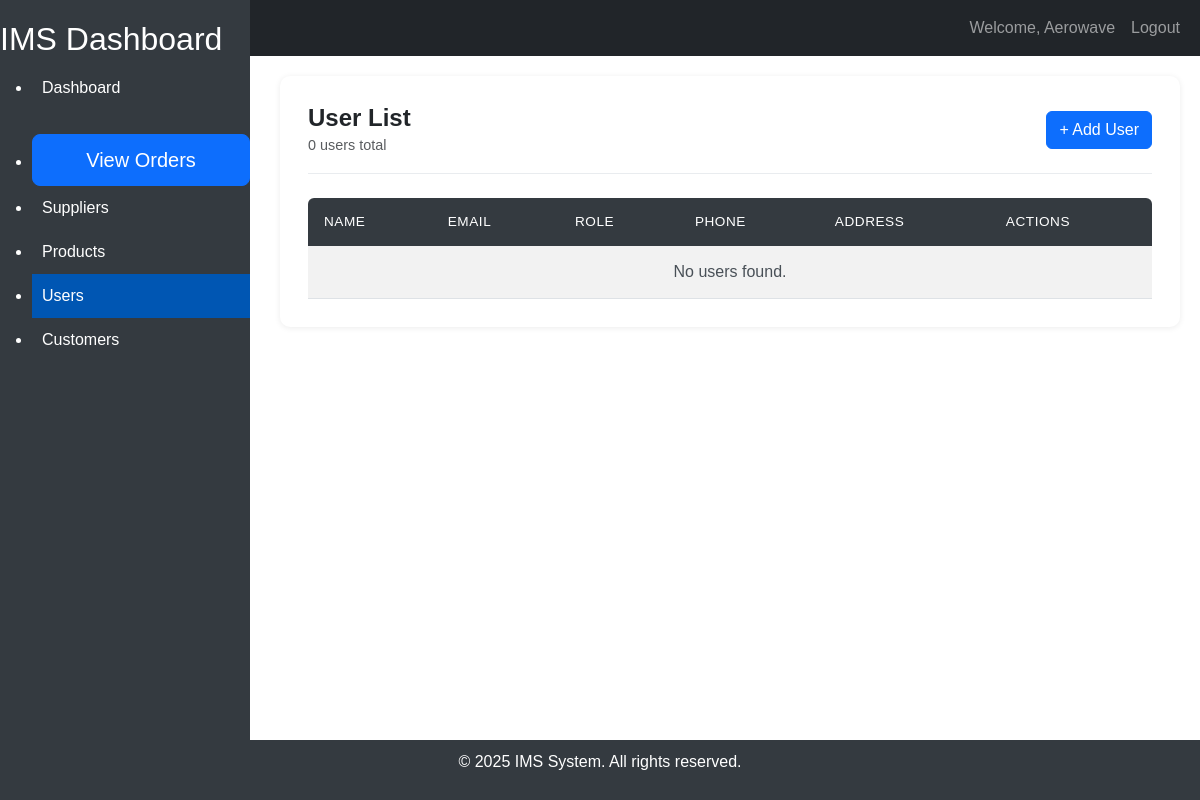
The page /user/users/ (signed in) on the database as committed earlier.
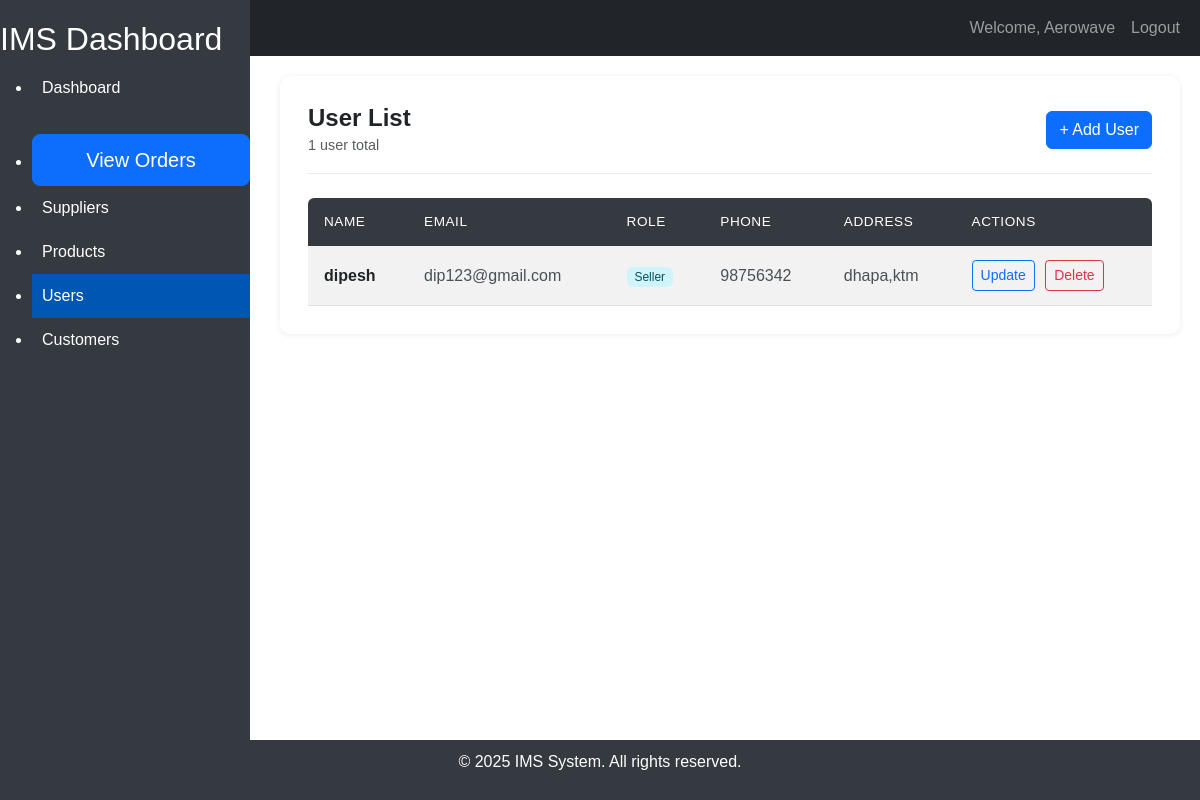
The same page on the database as committed later.
### user/models.py (models this page shows, shortened)
class User(models.Model):
    id = models.AutoField(primary_key=True)
    name = models.CharField(max_length=100)
    email = models.EmailField(unique=True)
    phone = models.CharField(max_length=15, blank=True, null=True)
    password = models.CharField(max_length=100)
    created_at = models.DateTimeField(auto_now_add=True)
    updated_at = models.DateTimeField(auto_now=True)
    address = models.TextField(blank=True, null=True)
    role = models.ForeignKey(
        Role,
        on_delete=models.SET_NULL,
        null=True,
        blank=True,
        default=None,
    )
    class Meta:
        db_table = 'Users'
        verbose_name = 'User'
        verbose_name_plural = 'Users'

class Role(models.Model):
    name = models.CharField(max_length=50, unique=True)
    class Meta:
        db_table = 'roles'
        verbose_name = 'role'
        verbose_name_plural = 'roles'
    def __str__(self):
        return self.name

### user/views.py (the view)
# urls.py: path('users/', UserListView.as_view(), name='user_list'),
class UserListView(SessionLoginRequiredMixin, ListView):
    model = User
    template_name = 'user_list.html'
    context_object_name = 'users'

### home/mixins.py (called while the page is built)
    def dispatch(self, request, *args, **kwargs):
        if not request.session.get("user_id"):
            return redirect_to_login(request.get_full_path(), "login")
        return super().dispatch(request, *args, **kwargs)

### user/template/user_list.html (shortened to what this page needs)
{% extends "home/base.html" %}
{% block content %}
    <div class="user-list-card">
        <div class="user-list-header">
            <div>
                <h2>User List</h2>
                <span class="text-muted">{{ users|length }} user{{ users|length|pluralize }} total</span>
            </div>
            <a href="{% url 'user_create' %}" class="btn btn-primary">+ Add User</a>
        </div>
        <div class="table-responsive">
            <table class="table table-striped table-hover align-middle user-table">
                <thead>
                    <tr>
                        <th>Name</th>
                        <th>Email</th>
                        <th>Role</th>
                        <th>Phone</th>
                        <th>Address</th>
                        <th>Actions</th>
                    </tr>
                </thead>
                <tbody>
                    {% for user in users %}
                    <tr>
                        <td class="user-name">{{ user.name }}</td>
                        <td>{{ user.email }}</td>
                        <td><span class="badge bg-info-subtle text-info-emphasis role-badge">{{ user.role }}</span></td>
                        <td>{{ user.phone }}</td>
                        <td>{{ user.address }}</td>
                        <td class="actions">
                            <a href="{% url 'user_update' user.id %}" class="btn btn-sm btn-outline-primary">Update</a>
                            <a href="{% url 'user_delete' user.id %}" class="btn btn-sm btn-outline-danger">Delete</a>
                        </td>
                    </tr>
                    {% empty %}
                    <tr>
                        <td colspan="6" class="user-list-empty">No users found.</td>
                    </tr>
                    {% endfor %}
                </tbody>
            </table>
        </div>
    </div>
{% endblock %}

Rows that differ between the two databases and show on the page:
added User: name "dipesh", email "dip123@gmail.com", role "Seller", phone "98756342", address "dhapa,ktm"
Other text that changed with them:
{{ users|length }}: "0" → "1"
text no longer shown: "No users found."
